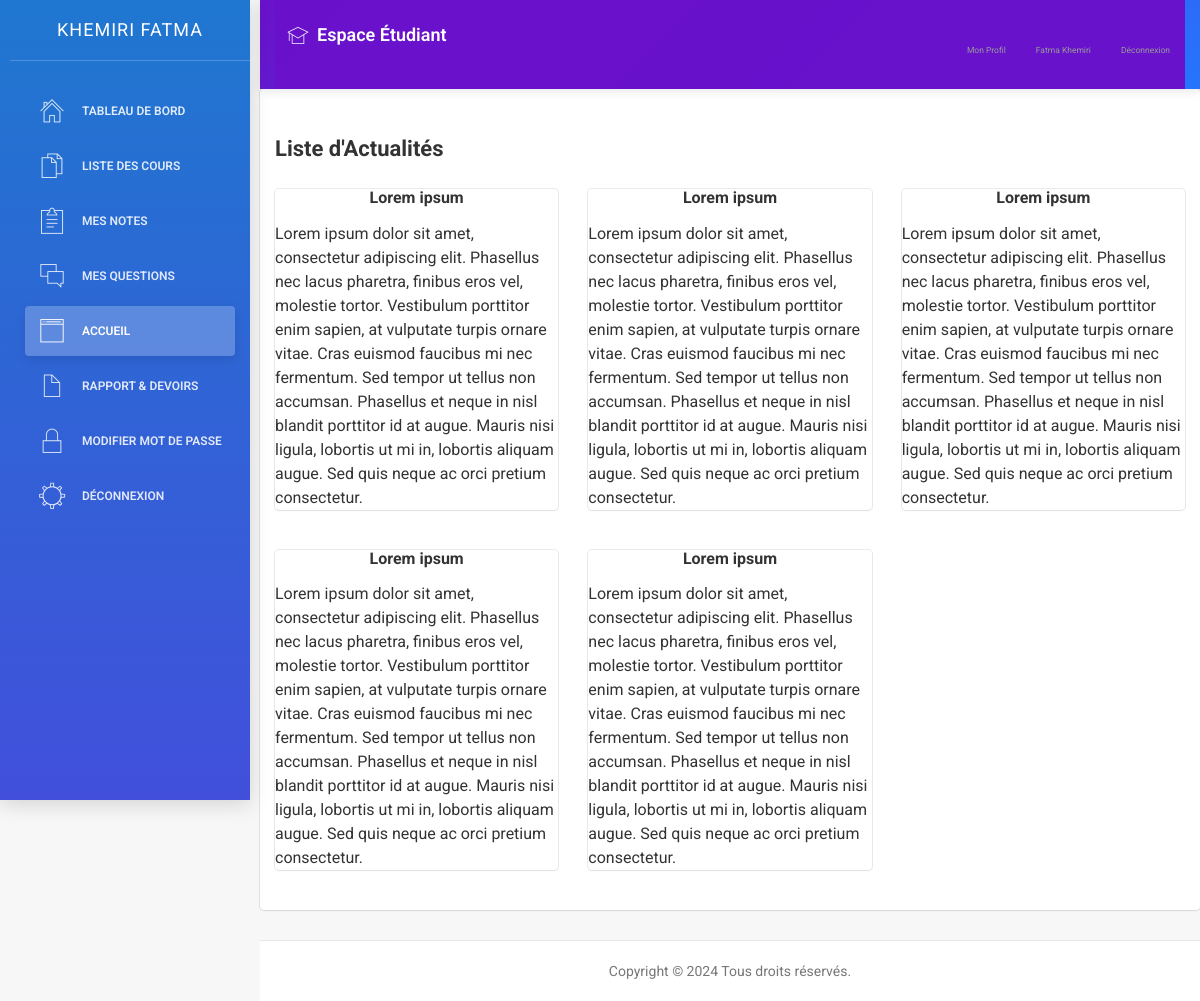
Screenshot of /accueil.php (signed in) with the database file from the repository.
### tables this page shows
CREATE TABLE `accounts` (
  `id` int(11)  AUTO_INCREMENT PRIMARY KEY,
  `cin` int(11) DEFAULT NULL,
  `email` varchar(255) DEFAULT NULL,
  `mot_de_passe` varchar(255) DEFAULT NULL,
  `date_de_creation` date DEFAULT NULL,
  `role` text DEFAULT NULL,
  `nom` text DEFAULT NULL,
  `prenom` text DEFAULT NULL,
  `image` varchar(255) DEFAULT NULL,
  `classe` text DEFAULT NULL,
  `date_naissance` date DEFAULT NULL,
  `adresse` text DEFAULT NULL,
  `numero_telephone` int(11) DEFAULT NULL
);

CREATE TABLE `actualites` (
  `id` int(11) NOT NULL,
  `nom` text DEFAULT NULL,
  `date_de_creation` date DEFAULT NULL,
  `description` text DEFAULT NULL
);

### accueil.php (the view, shortened to what this page needs)
<?php
include('connexion.php');
$sql_actualites = "SELECT * FROM actualites";
$result_actualites = $conn->query($sql_actualites);
?>
<!doctype html>
<html lang="en">
<head>
</head>
<body>
    <div class="wrapper">
        <?php include('sidenav.php'); ?>
        <div class="main-panel">
            <?php include('navtop.php'); ?>
            <div class="card card-user">
                <div class="content">
                    <h4><strong>Liste d'Actualités</strong></h4>
                    <div class="row">
                        <?php
                        if ($result_actualites->num_rows > 0) {
                            while ($row_actualite = $result_actualites->fetch_assoc()) {
                                $nom_actualite = $row_actualite['nom'];
                                $description_actualite = $row_actualite['description'];
                        ?>
                                <div class="col-md-4">
                                    <div class="card">
                                        <div class="card-body">
                                            <h5 class="card-title" style="text-align: center;"><strong><?php echo $nom_actualite; ?></strong></h5>
                                            <p class="card-text"><?php echo $description_actualite; ?></p>
                                        </div>
                                    </div>
                                </div>
                        <?php
                            }
                        } else {
                            echo "<div class='col-md-12'><p>Aucune actualité trouvée.</p></div>";
                        }
                        ?>
                    </div>
                </div>
            </div>
            <?php include('footer.php'); ?>
        </div>
    </div>
</body>
</html>

### sidenav.php (shortened to what this page needs)
<?php
include('connexion.php');
$current_page = basename($_SERVER['PHP_SELF']);
$is_departement_page = strpos($current_page, 'département') !== false;
$is_specialite_page = strpos($current_page, 'spécialité') !== false;
$is_classe_page = strpos($current_page, 'classe') !== false;
$is_etudiant_page = strpos($current_page, 'étudiant') !== false;
$is_role_page = strpos($current_page, 'role') !== false;
$is_enseignant_page = strpos($current_page, 'enseignant') !== false;
$is_actualite_page = strpos($current_page, 'actualité') !== false;
$is_parametre_page = strpos($current_page, 'paramètre') !== false;
$is_liste_etudiants_page = $current_page === 'liste_etudiants.php';
$email = $_SESSION['email'];
$sql_fetch_user = "SELECT * FROM accounts WHERE email='$email'";
$result_user = $conn->query($sql_fetch_user);
if ($result_user->num_rows > 0) {
    $row = $result_user->fetch_assoc();
    $role = $row['role'];
    $nom = $row['nom'];
    $prenom = $row['prenom'];
}
?>
<div class="sidebar" data-color="blue">
    <div class="sidebar-wrapper">
        <div class="logo">
            <a href="#" class="simple-text">
                <?php echo htmlspecialchars($nom . ' ' . $prenom); ?>
            </a>
        </div>
        <ul class="nav">
            <?php if ($role === 'admin'): ?>
                <li <?php echo ($current_page == 'dashboard.php') ? 'class="active"' : ''; ?>>
                    <a href="dashboard.php">
                        <i class="pe-7s-home"></i>
                        <p>Accueil</p>
                        <span class="tooltiptext">Accueil</span>
                    </a>
                </li>
                <li <?php echo $is_departement_page ? 'class="active"' : ''; ?>>
                    <a href="départements.php">
                        <i class="pe-7s-wallet"></i>
                        <p>Départements</p>
                        <span class="tooltiptext">Départements</span>
                    </a>
                </li>
                <li <?php echo $is_specialite_page ? 'class="active"' : ''; ?>>
                    <a href="spécialités.php">
                        <i class="pe-7s-credit"></i>
                        <p>Spécialités</p>
                        <span class="tooltiptext">Spécialités</span>
                    </a>
                </li>
                <li <?php echo $is_classe_page ? 'class="active"' : ''; ?>>
                    <a href="classes.php">
                        <i class="pe-7s-diskette"></i>
                        <p>Classes</p>
                        <span class="tooltiptext">Classes</span>
                    </a>
                </li>
                <li <?php echo $is_etudiant_page ? 'class="active"' : ''; ?>>
                    <a href="étudiants.php">
                        <i class="pe-7s-user"></i>
                        <p>Etudiants</p>
                        <span class="tooltiptext">Etudiants</span>
                    </a>
                </li>
                <li <?php echo $is_enseignant_page ? 'class="active"' : ''; ?>>
                    <a href="enseignants.php">
                        <i class="pe-7s-users"></i>
                        <p>Enseignants</p>
                        <span class="tooltiptext">Enseignants</span>
                    </a>
                </li>
                <li <?php echo ($current_page == 'gestion_emploi.php') ? 'class="active"' : ''; ?>>
                    <a href="gestion_emploi.php">
                        <i class="pe-7s-date"></i>
                        <p>Emploi du Temps</p>
                        <span class="tooltiptext">Emploi du Temps</span>
                    </a>
                </li>
                <li <?php echo $is_actualite_page ? 'class="active"' : ''; ?>>
                    <a href="actualités.php">
                        <i class="pe-7s-note2"></i>
                        <p>Actualités</p>
                        <span class="tooltiptext">Actualités</span>
                    </a>
                </li>
                <li <?php echo $is_role_page ? 'class="active"' : ''; ?>>
                    <a href="roles.php">
                        <i class="pe-7s-lock"></i>
                        <p>Gestion de rôles</p>
                        <span class="tooltiptext">Gestion de rôles</span>
                    </a>
                </li>
                <li <?php echo ($current_page == 'modifier_mot_de_passe.php') ? 'class="active"' : ''; ?>>
                    <a href="modifier_mot_de_passe.php">
                        <i class="pe-7s-id"></i>
                        <p>Modifier Mot de passe</p>
                        <span class="tooltiptext">Modifier Mot de passe</span>
                    </a>
                </li>
                <li <?php echo $is_parametre_page || $is_liste_etudiants_page ? 'class="active"' : ''; ?>>
                    <a href="paramètres.php">
                        <i class="pe-7s-tools"></i>
                        <p>Paramètres</p>
                        <span class="tooltiptext">Paramètres</span>
                    </a>
                </li>
            <?php elseif ($role === 'etudiant'): ?>
                <li <?php echo ($current_page == 'dashboard_etudiant.php') ? 'class="active"' : ''; ?>>
                    <a href="dashboard_etudiant.php">
                        <i class="pe-7s-home"></i>
                        <p>Tableau de bord</p>
                    </a>
                </li>
                <li <?php echo ($current_page == 'cours.php') ? 'class="active"' : ''; ?>>
                    <a href="cours.php">
                        <i class="pe-7s-copy-file"></i>
                        <p>Liste des cours</p>
                    </a>
                </li>
                <li <?php echo ($current_page == 'notes.php') ? 'class="active"' : ''; ?>>
                    <a href="notes.php">
                        <i class="pe-7s-note2"></i>
                        <p>Mes notes</p>
                    </a>
                </li>
                <li <?php echo ($current_page == 'questions.php') ? 'class="active"' : ''; ?>>
                    <a href="questions.php">
                        <i class="pe-7s-chat"></i>
                        <p>Mes questions</p>
                    </a>
                </li>
                <li <?php echo ($current_page == 'accueil.php') ? 'class="active"' : ''; ?>>
                    <a href="accueil.php">
                        <i class="pe-7s-browser"></i>
                        <p>Accueil</p>
                    </a>
                </li>
                <li <?php echo ($current_page == 'rapport.php') ? 'class="active"' : ''; ?>>
                    <a href="rapport.php">
                        <i class="pe-7s-file"></i>
                        <p>Rapport & Devoirs</p>
                    </a>
                </li>
                <li <?php echo ($current_page == 'modifier_mot_de_passe.php') ? 'class="active"' : ''; ?>>
                    <a href="modifier_mot_de_passe.php">
                        <i class="pe-7s-lock"></i>
                        <p>Modifier Mot de passe</p>
                    </a>
                </li>
            <?php endif; ?>
            <li>
                <a href="logout.php">
                    <i class="pe-7s-settings"></i>
                    <p>Déconnexion</p>
                    </a>
            </li>
        </ul>
    </div>
</div>

### navtop.php (shortened to what this page needs)
<?php
include('connexion.php');
$email = $_SESSION['email'];
$sql_fetch_user = "SELECT * FROM accounts WHERE email='$email'";
$result_user = $conn->query($sql_fetch_user);
if ($result_user->num_rows > 0) {
    $row = $result_user->fetch_assoc();
    $role = $row['role'];
    $nom = $row['nom'];
    $prenom = $row['prenom'];
}
?>
<nav class="navbar navbar-default navbar-fixed">
    <div class="container-fluid">
        <div class="navbar-header">
            <a class="navbar-brand" href="#">
                <i class="pe-7s-study"></i> <?php echo $role === 'etudiant' ? 'Espace Étudiant' : ($role === 'enseignant' ? 'Espace Enseignant' : 'Administration'); ?>
            </a>
        </div>
        <div class="collapse navbar-collapse" id="navigation-example-2">
            <ul class="nav navbar-nav navbar-right">
                <li>
                    <a class="menuu" href="<?php echo $role === 'etudiant' ? 'profil_etudiant.php' : ($role === 'enseignant' ? 'profil_enseignant.php' : 'profil.php'); ?>">
                        <p>Mon Profil</p>
                    </a>
                </li>
                <li>
                    <a class="menuu" href="#">
                        <div class="user-name">
                            <p><?php echo htmlspecialchars($prenom . ' ' . $nom); ?></p>
                        </div>
                    </a>
                </li>
                <li>
                    <a class="menuu" href="logout.php">
                        <p>Déconnexion</p>
                    </a>
                </li>
            </ul>
        </div>
    </div>
</nav>

### sidenav.php (style rules this page uses)
.sidebar { background: linear-gradient(135deg, #6a11cb 0%, #2575fc 100%); box-shadow: 0 4px 20px rgba(0, 0, 0, 0.15); transition: all 0.3s ease; position: fixed; width: 250px; height: 100vh; z-index: 1000; overflow-y: auto; }
.sidebar-wrapper { padding: 0 10px; }
.logo { padding: 15px 0; margin-bottom: 15px; border-bottom: 1px solid rgba(255, 255, 255, 0.1); text-align: center; }
.logo a { color: white; font-weight: 600; font-size: 1.1rem; text-transform: uppercase; letter-spacing: 1px; display: block; text-decoration: none; }
.nav { list-style: none; padding: 0; margin-top: 15px; }
.nav li { margin-bottom: 4px; position: relative; }
.nav li a { color: rgba(255, 255, 255, 0.8); margin: 5px 10px; border-radius: 6px; padding: 10px 12px; transition: all 0.3s ease; display: flex; align-items: center; text-decoration: none; }
.nav li a i { margin-right: 10px; font-size: 1.1rem; min-width: 24px; text-align: center; }
.nav li a p { margin: 0; font-size: 0.85rem; font-weight: 400; }
.nav li.active a { background: rgba(255, 255, 255, 0.2); color: white; font-weight: 500; box-shadow: 0 4px 12px rgba(0, 0, 0, 0.1); }
[class^="pe-7s-"], [class*=" pe-7s-"] { transition: transform 0.3s ease; }

### navtop.php (style rules this page uses)
.navbar-default { background: linear-gradient(135deg, #6a11cb 0%, #2575fc 100%); border: none; box-shadow: 0 2px 10px rgba(0, 0, 0, 0.1); min-height: 60px; margin-bottom: 0; }
.navbar-default .navbar-nav > li > a { color: rgba(255, 255, 255, 0.9); font-weight: 500; padding: 20px 12px; transition: all 0.3s ease; position: relative; display: flex; align-items: center; }
.navbar-default .navbar-nav > li > a:after { content: ''; position: absolute; bottom: 0; left: 50%; width: 0; height: 3px; background: white; transition: all 0.3s ease; transform: translateX(-50%); }
.navbar-default .navbar-brand { height: 60px; padding: 20px 12px; color: white; font-weight: 600; font-size: 18px; display: flex; align-items: center; }
.navbar-default .navbar-brand i { margin-right: 8px; font-size: 22px; }
.user-name { display: flex; align-items: center; gap: 8px; }
.menuu { font-size: 18px; display: flex; align-items: center; gap: 6px; }
.menuu p { margin: 0; }
.navbar-collapse { background: rgba(106, 17, 203, 0.98); max-height: 80vh; overflow-y: auto; }

### rows the page displays
accounts: nom+prenom "KHEMIRI FATMA", prenom+nom "Fatma Khemiri"
actualites: nom "Lorem ipsum", description "Lorem ipsum dolor sit amet, consectetur adipiscing elit. Phasellus nec lacus pharetra, finibus eros vel, molestie tortor. Vestibulum porttitor enim sapien, at vulputate turpis ornare vitae. Cras euismod faucibus mi nec fermentum. Sed tempor ut tellus non accumsan. Phasellus et neque in nisl blandit porttitor id at augue. Mauris nisi ligula, lobortis ut mi in, lobortis aliquam augue. Sed quis neque ac orci pretium consectetur."
actualites: nom "Lorem ipsum", description "Lorem ipsum dolor sit amet, consectetur adipiscing elit. Phasellus nec lacus pharetra, finibus eros vel, molestie tortor. Vestibulum porttitor enim sapien, at vulputate turpis ornare vitae. Cras euismod faucibus mi nec fermentum. Sed tempor ut tellus non accumsan. Phasellus et neque in nisl blandit porttitor id at augue. Mauris nisi ligula, lobortis ut mi in, lobortis aliquam augue. Sed quis neque ac orci pretium consectetur."
actualites: nom "Lorem ipsum", description "Lorem ipsum dolor sit amet, consectetur adipiscing elit. Phasellus nec lacus pharetra, finibus eros vel, molestie tortor. Vestibulum porttitor enim sapien, at vulputate turpis ornare vitae. Cras euismod faucibus mi nec fermentum. Sed tempor ut tellus non accumsan. Phasellus et neque in nisl blandit porttitor id at augue. Mauris nisi ligula, lobortis ut mi in, lobortis aliquam augue. Sed quis neque ac orci pretium consectetur."
actualites: nom "Lorem ipsum", description "Lorem ipsum dolor sit amet, consectetur adipiscing elit. Phasellus nec lacus pharetra, finibus eros vel, molestie tortor. Vestibulum porttitor enim sapien, at vulputate turpis ornare vitae. Cras euismod faucibus mi nec fermentum. Sed tempor ut tellus non accumsan. Phasellus et neque in nisl blandit porttitor id at augue. Mauris nisi ligula, lobortis ut mi in, lobortis aliquam augue. Sed quis neque ac orci pretium consectetur."
actualites: nom "Lorem ipsum", description "Lorem ipsum dolor sit amet, consectetur adipiscing elit. Phasellus nec lacus pharetra, finibus eros vel, molestie tortor. Vestibulum porttitor enim sapien, at vulputate turpis ornare vitae. Cras euismod faucibus mi nec fermentum. Sed tempor ut tellus non accumsan. Phasellus et neque in nisl blandit porttitor id at augue. Mauris nisi ligula, lobortis ut mi in, lobortis aliquam augue. Sed quis neque ac orci pretium consectetur."
